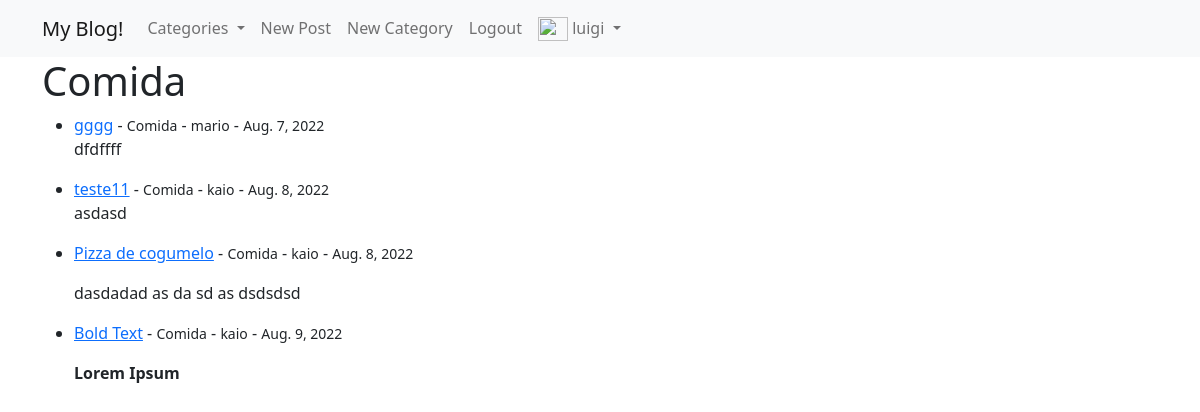
The app's page /category/Comida (signed in) with its own data.
### theblog/models.py (models this page shows, shortened)
class Post(models.Model):
  title = models.CharField(max_length=255)
  header_image = models.ImageField(blank=True, null=True, upload_to='images/%Y/%m/%d/')
  title_tag = models.CharField(max_length=255, default="Blog Post")
  author = models.ForeignKey(User, on_delete=models.CASCADE, related_name='posts')
  body = RichTextField(blank=True, null=True)
  create = models.DateField(auto_now_add=True)
  category = models.CharField(max_length=255, default='coding')
  snippet = models.CharField(max_length=255)
  likes = models.ManyToManyField(User, blank=True, related_name='blog_posts')

### theblog/views.py (the view)
# urls.py: path('category/<str:category>', views.CategoryView, name='category'),
def CategoryView(request, category):
  category_post = Post.objects.filter(category=category)
  context = {'category': category, 'category_post': category_post}
  return render(request, 'theblog/categories.html', context)

### theblog/context_processors.py (called while the page is built)
def categories(request):
   categories = Category.objects.all()
   context = {'categories': categories}
   return context

### theblog/templates/theblog/categories.html
{% extends 'base.html' %}
{% block content %}
   {% if category_post %}
      <h1>{{category|capfirst}}</h1>
      <ul>
         {% for post in category_post %}
         <li>
            <a href="{% url 'detail_post' post.id %}">{{post.title}}</a>
            - <small>{{post.category}}</small>
            - <small>{{post.author}}</small>
            - <small>{{post.create}}</small>
         </li>
         <p>{{post.body|slice:":100"|safe}}</p>
         {% endfor %}
      </ul>
   {% else %}
      <h2>Sorry this page does not exist...</h2>
   {% endif %}
{% endblock %}

### static/templates/partials/_navbar.html (shortened to what this page needs)
<nav class="navbar navbar-expand-lg bg-light">
  <div class="container">
    <a class="navbar-brand" href="{% url 'home' %}">My Blog!</a>
    <div class="collapse navbar-collapse" id="navbarSupportedContent">
      <ul class="navbar-nav me-auto mb-2 mb-lg-0">
        {% if categories %}
          <li class="nav-item dropdown">
            <a class="nav-link dropdown-toggle" href="#" role="button" data-bs-toggle="dropdown" aria-expanded="false">
              Categories
            </a>
          </li>
        {% endif %}
        {% if user.is_authenticated %}
          <li class="nav-item">
            <a class="nav-link" href="{% url 'new_post' %}">New Post</a>
          </li>
          <li class="nav-item">
            <a class="nav-link" href="{% url 'new_category' %}">New Category</a>
          </li>
          <li class="nav-item">
            <a class="nav-link" href="{% url 'logout' %}">Logout</a>
          </li>
        {% endif %}
        {% if user.is_authenticated %}
          <li class="nav-item dropdown">
            <a class="nav-link dropdown-toggle" href="#" role="button" data-bs-toggle="dropdown" aria-expanded="false">
              <img src="/docs/5.2/assets/brand/bootstrap-logo.svg" alt="" width="30" height="24" class="d-inline-block align-text-top">
              {{user.username}}
            </a>
          </li>
        {% endif %}
      </ul>
    </div>
  </div>
</nav>

### records on screen
Post: title "gggg", category "Comida", author "mario", create "Aug. 7, 2022", body "dfdffff"
Post: title "teste11", category "Comida", author "kaio", create "Aug. 8, 2022", body "asdasd"
Post: title "Pizza de cogumelo", category "Comida", author "kaio", create "Aug. 8, 2022", body "dasdadad as da sd as dsdsdsd"
Post: title "Bold Text", category "Comida", author "kaio", create "Aug. 9, 2022", body "Lorem Ipsum"

### other values on screen
{{ user.username }} "luigi"
{{ category|capfirst }} "Comida"
